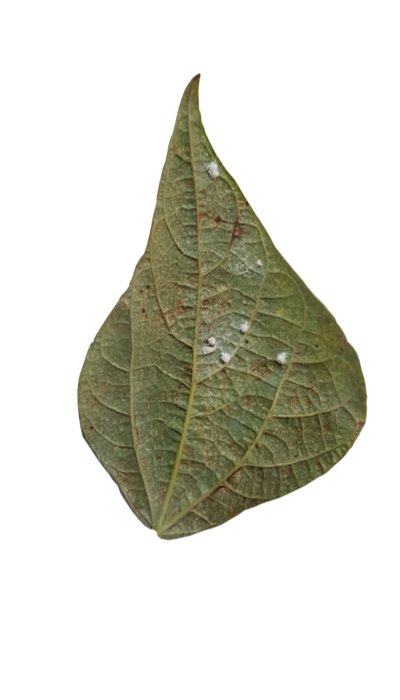
#> input picture beans1.jpg, 400 x 700 px
$ python -i finddataset.py   (imports and definitions only)   (older library calls are emulated)
#> lines starting #> are read from the running program, lines starting #| are printed output that depends on the picture; after the words box and inside, x2 and y2 are one past the last pixel; in counts of white or black regions, pixels touching at a corner belong together; long printed decimals are rounded
import cv2
import imutils
import numpy as np
import xlsxwriter


def findLeaf(leafImage):

    #leafImage = leafImage + str(l) + ".jpg"

#> called with leafImage = 'beans1.jpg'
    imOriginal = cv2.imread(leafImage)
#> imOriginal is the input picture: shape (700, 400, 3); mean B, G, R 207.1, 217, 217.2
    imContourLeaf = imOriginal.copy()
    imContourLeafY = imOriginal.copy()
    imContourLeafX = imOriginal.copy()
    imHullConvex = imOriginal.copy()


    dataStr = ""

####Pre-processiong start

    imContourLeaf = cv2.cvtColor(imContourLeaf,cv2.COLOR_BGR2GRAY)
    #cv2.imwrite("imContourLeafGray.jpg",imContourLeaf)

    imContourLeaf = cv2.GaussianBlur(imContourLeaf, (7, 7), 0)
    #cv2.imwrite("imContourLeafBlur.jpg",imContourLeaf)

    ret,imContourLeaf = cv2.threshold(imContourLeaf,160,255,0)
#> imContourLeaf: shape (700, 400); 74.3% white; 1 black region, box (x1, y1, x2, y2) and area: (78, 74, 367, 540) 71990
    #cv2.imwrite("imContourLeafThresh.jpg",imContourLeaf)

    imContourLeaf = cv2.erode(imContourLeaf, None, iterations=7)
#> imContourLeaf: shape (700, 400); 70.3% white; 1 black region, box (x1, y1, x2, y2) and area: (71, 67, 374, 547) 83153
    #cv2.imwrite("imContourLeafErode.jpg",imContourLeaf)
    imContourLeaf = cv2.dilate(imContourLeaf, None, iterations=7)
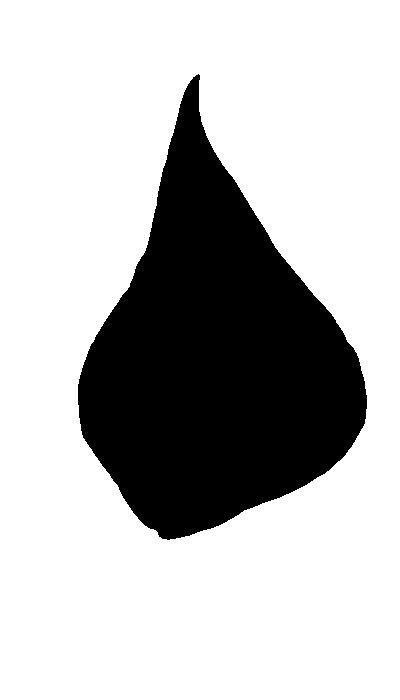
#> imContourLeaf: shape (700, 400); 74.2% white; 1 black region, box (x1, y1, x2, y2) and area: (78, 74, 367, 540) 72373
    #cv2.imwrite("imContourLeafDilate.jpg",imContourLeaf)

    imContourLeaf = cv2.bitwise_not(imContourLeaf)
#> imContourLeaf: shape (700, 400); 25.8% white; 1 white region
    #cv2.imwrite("bitwise_not.jpg",imContourLeaf)

    imLeafY = imContourLeaf.copy()
    imLeafX = imContourLeaf.copy()

    imContourHullConvex = imContourLeaf.copy()


####Pre-processiong end

####Find leaf contour start

    _, contoursLeaf,_ = cv2.findContours(imContourLeaf,cv2.RETR_LIST,cv2.CHAIN_APPROX_SIMPLE)
#> contoursLeaf = 1 contour; box (x1, y1, x2, y2) and area: (78, 74, 367, 540) 71854

    cv2.drawContours(imOriginal,contoursLeaf,-1,(255,0,0),2)
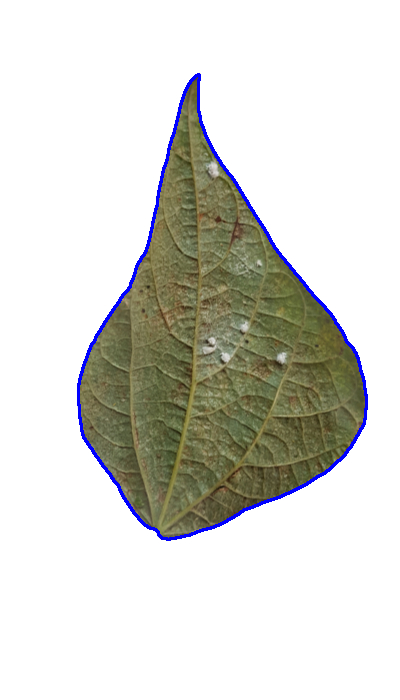
#> imOriginal: shape (700, 400, 3); 1.45% of pixels changed, all inside (x1, y1, x2, y2) = (77, 73, 368, 541)
    #cv2.imshow('bb',imOriginal)
    #cv2.imwrite("contoursLeaf.jpg",imOriginal)

    cnt = contoursLeaf[-1]
#> cnt = contour of 577 points, box (x1, y1, x2, y2) (78, 74, 367, 540), area 71854
    x,y,w,h = cv2.boundingRect(cnt)
#> x = 78; y = 74; w = 289; h = 466
    #cv2.rectangle(imOriginal,(x,y),(x+w,y+h),(255,255,255),1)
    #cv2.rectangle(imContourLeafY,(x,y),(x+w,y+h),(255,255,255),1)
    #cv2.rectangle(imContourLeafX,(x,y),(x+w,y+h),(255,255,255),1)

    area = cv2.contourArea(cnt)
#> area = 71854
    perimeter = cv2.arcLength(cnt,True)
#> perimeter = 1231.5

    perimeter = round(perimeter,6)

    ratioPeri_Area = perimeter/area
#> ratioPeri_Area = 0.0171

    ratioPeri_Area = round(ratioPeri_Area,6)


    dataStr += str(area)+"\t"
    dataStr += str(perimeter)+"\t"
    dataStr += str(ratioPeri_Area)+"\t"

    print ("Leaf area :", area)
#| Leaf area : 71854.0
    print ("Leaf perimeter :", perimeter)
#| Leaf perimeter : 1231.509
    print ("Ratio Perimeter/Area :", ratioPeri_Area)
#| Ratio Perimeter/Area : 0.01714

    #cv2.imwrite("leafboundingRect.jpg",imOriginal)


####Find leaf contour end

####Segment on y-axis start

    pxstepY = int(w/15)
#> pxstepY = 19
    pxstepX = int(h/15)
#> pxstepX = 31

    box_width = x+w
#> box_width = 367
    box_height = y+h
#> box_height = 540

    xseg = x
#> xseg = 78

    while x < box_width:
        cv2.line(imLeafY, (x, y), (x, box_height), color=(0, 0, 0), thickness=1)
        #cv2.line(imContourLeafY, (x, y), (x, box_height), color=(255, 255, 255), thickness=1)
        x += pxstepY
#> this loop made 16 passes
#> x on passes 1 to 12: 97, 116, 135, 154, 173, 192, 211, 230, 249, 268, 287, 306
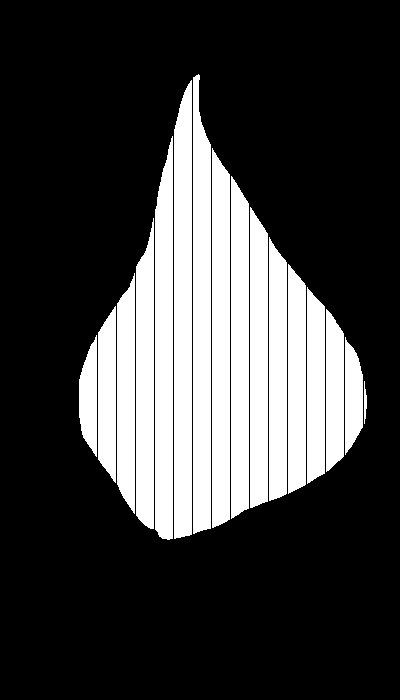
#> imLeafY: shape (700, 400); 24.5% white; 16 white regions
#> after the loop, x = 382

    #cv2.imwrite("leafSegY.jpg",imContourLeafY)

    _, contoursLineY, hierarchy = cv2.findContours(imLeafY,cv2.RETR_TREE,cv2.CHAIN_APPROX_SIMPLE)
#> contoursLineY = 16 contours; largest, box (x1, y1, x2, y2) and area: (174, 80, 192, 539) 7406, (193, 74, 211, 534) 7078, (155, 136, 173, 540) 6222, (212, 148, 230, 528) 6140, (231, 176, 249, 519) 5492

    #cv2.drawContours(imContourLeafY,contoursLine,-1,(255,255,255),1)
    #cv2.imshow('vasdva',imContourLeafY)

    valY = []
    for i, c in enumerate(contoursLineY):
        area = cv2.contourArea(c)
        cnt = contoursLineY[i]
        x,y,w,h = cv2.boundingRect(cnt)
        cv2.rectangle(imContourLeafY,(x,y),(x+w,y+h),(255,255,255),1)

        valY.append(h)
#> this loop made 16 passes
#> (area, x, y, w, h) on passes 1 to 12: (44, 364, 381, 3, 43), (1502, 345, 337, 18, 118), (1471, 79, 335, 18, 122), (2438, 326, 309, 18, 163), (2573, 98, 306, 18, 177), (3065.5, 307, 287, 18, 197), (3553, 117, 273, 18, 241), (3640, 288, 264, 18, 230), (4186, 269, 237, 18, 264), (4669.5, 136, 218, 18, 311), (4823.5, 250, 207, 18, 301), (5491.5, 231, 176, 18, 343)
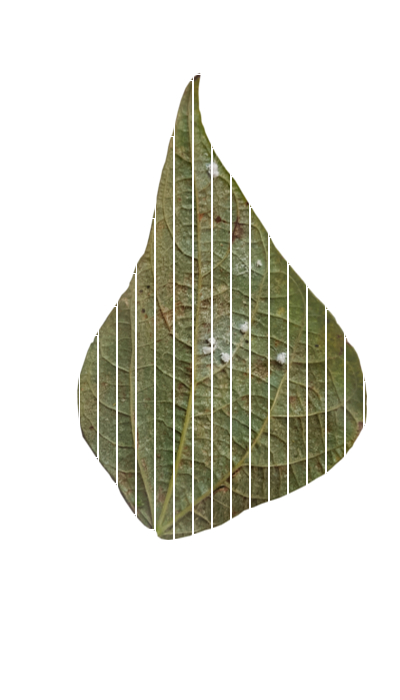
#> imContourLeafY: shape (700, 400, 3); 2.81% of pixels changed, all inside (x1, y1, x2, y2) = (79, 74, 368, 541)
#> after the loop, valY = [43, 118, 122, 163, 177, 197, 241, 230, 264, 311, 301, 343, 380, 404, 459, 460]

        #dataStr += str(h)+"\t"

    #print ("Y-segment list : ", valY)

    largest_area = 0
    second_area = 0
    l_index = 0
    s_index = 0
    for i, c in enumerate(contoursLineY):
        area = cv2.contourArea(c)
        if (area > largest_area):
            if (area > second_area):
                second_area = largest_area
                largest_area = area
                l_index = i
        elif (area > second_area):
            second_area = area
            s_index = i
#> this loop made 16 passes
#> (area, second_area, largest_area) on passes 2, 4, 5, 6, 7, 8, 9, 10, 11, 12, 13, 14: (1502, 44, 1502), (2438, 1502, 2438), (2573, 2438, 2573), (3065.5, 2573, 3065.5), (3553, 3065.5, 3553), (3640, 3553, 3640), (4186, 3640, 4186), (4669.5, 4186, 4669.5), (4823.5, 4669.5, 4823.5), (5491.5, 4823.5, 5491.5), (6140.5, 5491.5, 6140.5), (6221.5, 6140.5, 6221.5)
#> (area, second_area, s_index) on passes 3, 16: (1471, 1471, 2), (7078, 7078, 15)
#> after the loop, l_index = 14; largest_area = 7405.5; s_index = 15; second_area = 7078


    cnt = contoursLineY[l_index]
#> cnt = contour of 42 points, box (x1, y1, x2, y2) (174, 80, 192, 539), area 7406
    x,y,w,h = cv2.boundingRect(cnt)
#> x = 174; y = 80; h = 459
    # [11 lines of commented-out code are left out]

    while y < box_height:
        cv2.line(imLeafX, (xseg, y), (box_width, y), color=(0, 0, 0), thickness=1)
        #cv2.line(imContourLeafX, (xseg, y), (box_width, y), color=(255, 255, 255), thickness=1)

        y += pxstepX
#> this loop made 15 passes
#> y on passes 1 to 12: 111, 142, 173, 204, 235, 266, 297, 328, 359, 390, 421, 452
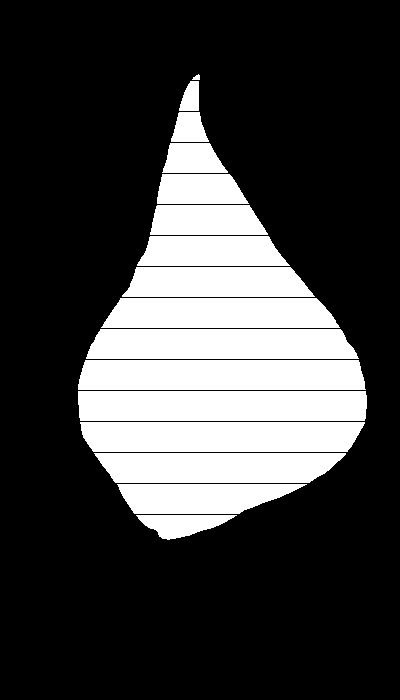
#> imLeafX: shape (700, 400); 25% white; 16 white regions
#> after the loop, y = 545

    #cv2.imwrite("leafSegX.jpg",imContourLeafX)

    _, contoursLineX, hierarchy = cv2.findContours(imLeafX,cv2.RETR_TREE,cv2.CHAIN_APPROX_SIMPLE)
#> contoursLineX = 16 contours; largest, box (x1, y1, x2, y2) and area: (78, 391, 367, 421) 8318, (78, 360, 366, 390) 8145, (80, 422, 365, 452) 7869, (86, 329, 359, 359) 7447, (94, 453, 346, 483) 6514

    valX = []

    for i, c in enumerate(contoursLineX):
        area = cv2.contourArea(c)
        cnt = contoursLineX[i]
        x,y,w,h = cv2.boundingRect(cnt)
        cv2.rectangle(imContourLeafX,(x,y),(x+w,y+h),(255,255,255),1)

        valX.append(w)
#> this loop made 16 passes
#> (area, x, y, w, h) on passes 1 to 12: (1408, 136, 515, 101, 25), (4278, 117, 484, 190, 30), (6513.5, 94, 453, 252, 30), (7869, 80, 422, 285, 30), (8317.5, 78, 391, 289, 30), (8145, 78, 360, 288, 30), (7447, 86, 329, 273, 30), (6317, 101, 298, 239, 30), (4981, 122, 267, 193, 30), (3860, 137, 236, 153, 30), (3043.5, 150, 205, 118, 30), (2313, 157, 174, 92, 30)
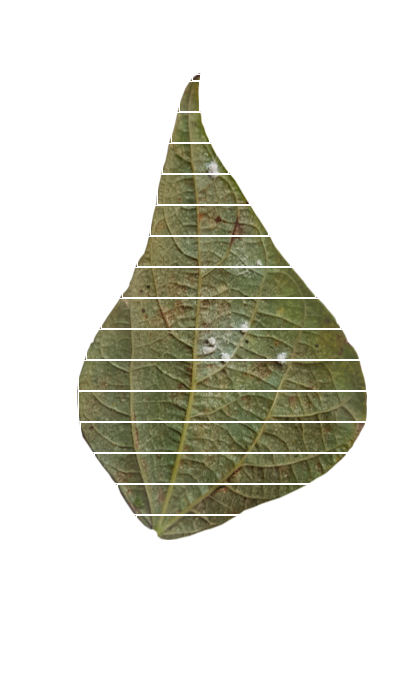
#> imContourLeafX: shape (700, 400, 3); 1.79% of pixels changed, all inside (x1, y1, x2, y2) = (78, 74, 368, 541)
#> after the loop, valX = [101, 190, 252, 285, 289, 288, 273, 239, 193, 153, 118, 92, 66, 38, 20, 8]

        #dataStr += str(w)+"\t"


    #print ("X-segment list : ", valX)


    largest_area = 0
    second_area = 0
    l_index = 0
    s_index = 0
    for i, c in enumerate(contoursLineX):
        area = cv2.contourArea(c)
        if (area > largest_area):
            if (area > second_area):
                second_area = largest_area
                largest_area = area
                l_index = i
        elif (area > second_area):
            second_area = area
            s_index = i
#> this loop made 16 passes
#> (area, second_area, largest_area) on passes 2 to 5: (4278, 1408, 4278), (6513.5, 4278, 6513.5), (7869, 6513.5, 7869), (8317.5, 7869, 8317.5)
#> (area, second_area, s_index) on pass 6: (8145, 8145, 5)
#> after the loop, l_index = 4; largest_area = 8317.5; s_index = 5; second_area = 8145

    cnt = contoursLineX[l_index]
#> cnt = contour of 14 points, box (x1, y1, x2, y2) (78, 391, 367, 421), area 8318
    x,y,w,h = cv2.boundingRect(cnt)
#> x = 78; y = 391; w = 289; h = 30
    # [17 lines of commented-out code are left out]


    cv2.imshow('Ori',imContourHullConvex)

    _,contours,hierarchy = cv2.findContours(imContourHullConvex,cv2.RETR_TREE,cv2.CHAIN_APPROX_SIMPLE)
#> contours has the same summary as contoursLeaf

    countDefects = 0

    for cnt in contours:
        hull = cv2.convexHull(cnt)
        #cv2.drawContours(imHullConvex,[cnt],0,(0,255,0),2)   # draw contours in green color
        cv2.drawContours(imHullConvex,[hull],0,(0,255,255),2)  # draw contours in red color

        areaHull = cv2.contourArea(hull)
        #print("Hull area: ",areaHull)

        perimeterHull = cv2.arcLength(hull,True)
        #print("Hull perimeter: ",perimeterHull)

        ratioHull_Peri_Area = perimeterHull/areaHull
        #print("Ratio Hull: ",ratioHull_Peri_Area)


        cnt = cv2.approxPolyDP(cnt,0.01*cv2.arcLength(cnt,True),True)
        hull = cv2.convexHull(cnt,returnPoints = False)

        defects = cv2.convexityDefects(cnt,hull)


        if defects is not None:

            for i in range(defects.shape[0]):

                s,e,f,d = defects[i,0]
                start = tuple(cnt[s][0])
                end = tuple(cnt[e][0])
                far = tuple(cnt[f][0])
                cv2.line(imHullConvex,start,end,[0,255,0],2)
                cv2.circle(imHullConvex,far,5,[0,0,255],-1)

                countDefects +=1

        else:
            defects = 0
#> this loop made 1 pass
#> (areaHull, perimeterHull, ratioHull_Peri_Area) on pass 1: (79537, 1150.2, 0.0145)
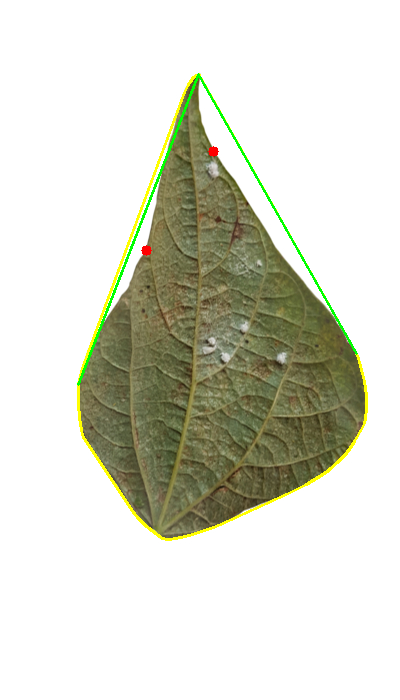
#> imHullConvex: shape (700, 400, 3); 1.5% of pixels changed, all inside (x1, y1, x2, y2) = (77, 73, 368, 541)
#> after the loop, countDefects = 2

    perimeterHull = round(perimeterHull,6)
    ratioHull_Peri_Area = round(ratioHull_Peri_Area,6)

    print ("Convexity: ",countDefects)
#| Convexity:  2

    print("Hull area: ",areaHull)
#| Hull area:  79537.0
    print("Hull perimeter: ",perimeterHull)
#| Hull perimeter:  1150.157
    print("Ratio Hull: ",ratioHull_Peri_Area)
#| Ratio Hull:  0.01446


    dataStr += str(countDefects)+"\t"

    dataStr += str(areaHull)+"\t"
    dataStr += str(perimeterHull)+"\t"
    dataStr += str(ratioHull_Peri_Area)+"\t"

    cv2.imshow('HullConvex',imHullConvex)


####Segment on Hullconvex end

    #return l_index

    dataStr += "\n"

    text_file = open("leaf_data.txt", "a")
    #text_file.write("{}\t{}\t".format(area, perimeter))
    text_file.write("{}".format(dataStr))

    text_file.close()


#leafImage = "lime1.jpg"

leafNum = 1

# [21 lines not run here, left out]

>>> result = findLeaf('beans1.jpg')

$ run again, on beans2.jpg
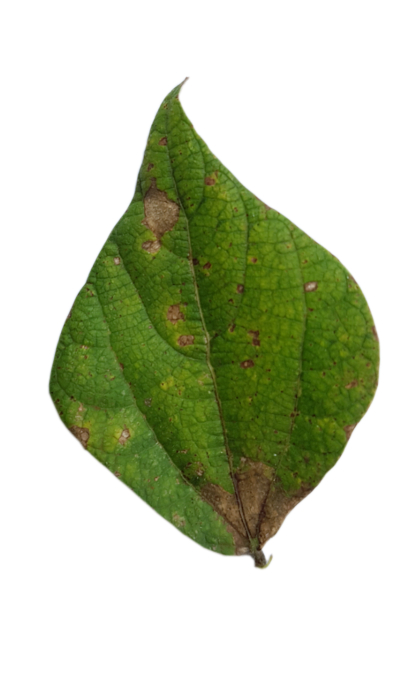
#> input picture beans2.jpg, 400 x 700 px
#> in findLeaf, imOriginal is the input picture: shape (700, 400, 3); mean B, G, R 179.7, 204.2, 196.9
#> contoursLeaf = 1 contour; box (x1, y1, x2, y2) and area: (49, 85, 379, 568) 90653
#> imOriginal: shape (700, 400, 3); 1.54% of pixels changed, all inside (x1, y1, x2, y2) = (48, 84, 380, 569)
#> in findLeaf, `cnt = contoursLeaf[-1]`: cnt = contour of 552 points, box (x1, y1, x2, y2) (49, 85, 379, 568), area 90653
#> in findLeaf, `x,y,w,h = cv2.boundingRect(cnt)`: x = 49; y = 85; w = 330; h = 483
#> in findLeaf, `area = cv2.contourArea(cnt)`: area = 90653
#> perimeter = 1294.1
#> ratioPeri_Area = 0.0143
#| Leaf area : 90653.0
#| Leaf perimeter : 1294.102
#| Ratio Perimeter/Area : 0.01427
#> pxstepY = 22
#> pxstepX = 32
#> box_width = 379
#> box_height = 568
#> xseg = 49
#> the loop in findLeaf, `while x < box_width:` made 15 passes
#> x on passes 1 to 8: 71, 93, 115, 137, 159, 181, 203, 225
#> after the loop in findLeaf, `while x < box_width:`: x = 379
#> contoursLineY = 15 contours; largest, box (x1, y1, x2, y2) and area: (160, 85, 181, 531) 8548, (182, 109, 203, 546) 8248, (204, 143, 225, 555) 7886, (226, 169, 247, 555) 7486, (138, 110, 159, 514) 7270
#> the loop in findLeaf, `for i, c in enumerate(contoursLineY):` made 15 passes
#> (area, x, y, h) on passes 1 to 8: (1548, 50, 310, 123), (1821, 358, 287, 135), (3144, 72, 267, 189), (3426, 336, 259, 203), (4516.5, 314, 242, 247), (4405, 94, 227, 248), (5334, 292, 224, 285), (6180.5, 270, 208, 330)
#> after the loop in findLeaf, `for i, c in enumerate(contoursLineY):`: valY = [123, 135, 189, 203, 247, 248, 285, 330, 377, 311, 386, 412, 404, 437, 446]
#> the loop in findLeaf, `for i, c in enumerate(contoursLineY):` made 15 passes
#> (area, second_area, largest_area) on passes 2, 3, 4, 5, 7, 8, 9, 11: (1821, 1548, 1821), (3144, 1821, 3144), (3426, 3144, 3426), (4516.5, 3426, 4516.5), (5334, 4516.5, 5334), (6180.5, 5334, 6180.5), (7189.5, 6180.5, 7189.5), (7486.5, 7189.5, 7486.5)
#> after the loop in findLeaf, `for i, c in enumerate(contoursLineY):`: l_index = 14; largest_area = 8548; s_index = 5; second_area = 8248.5
#> in findLeaf, `cnt = contoursLineY[l_index]`: cnt = contour of 24 points, box (x1, y1, x2, y2) (160, 85, 181, 531), area 8548
#> the loop in findLeaf, `while y < box_height:` made 16 passes
#> y on passes 1 to 8: 117, 149, 181, 213, 245, 277, 309, 341
#> after the loop in findLeaf, `while y < box_height:`:
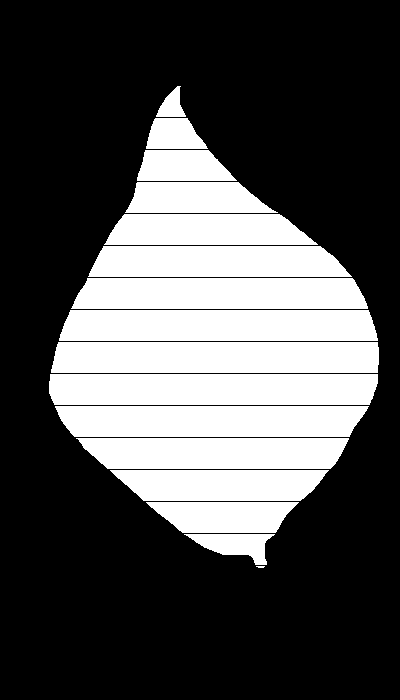
#> imLeafX: shape (700, 400); 31.5% white; 16 white regions (1 under 20 px)
#> after the loop in findLeaf, `while y < box_height:`: y = 597
#> contoursLineX = 16 contours, 1 with area under 20; largest, box (x1, y1, x2, y2) and area: (49, 374, 378, 405) 9719, (51, 342, 379, 373) 9702, (59, 310, 378, 341) 9269, (55, 406, 369, 437) 8852, (71, 278, 368, 309) 8446
#> the loop in findLeaf, `for i, c in enumerate(contoursLineX):` made 16 passes
#> (area, x, y, w, h) on passes 2 to 9: (1412, 184, 534, 91, 31), (3637.5, 146, 502, 153, 31), (5663, 110, 470, 219, 31), (7483.5, 76, 438, 273, 31), (8852, 55, 406, 314, 31), (9719, 49, 374, 329, 31), (9702.5, 51, 342, 328, 31), (9269, 59, 310, 319, 31)
#> after the loop in findLeaf, `for i, c in enumerate(contoursLineX):`: valX = [9, 91, 153, 219, 273, 314, 329, 328, 319, 297, 264, 214, 153, 100, 62, 30]
#> the loop in findLeaf, `for i, c in enumerate(contoursLineX):` made 16 passes
#> (area, second_area, largest_area) on passes 3 to 7: (3637.5, 1412, 3637.5), (5663, 3637.5, 5663), (7483.5, 5663, 7483.5), (8852, 7483.5, 8852), (9719, 8852, 9719)
#> after the loop in findLeaf, `for i, c in enumerate(contoursLineX):`: l_index = 6; largest_area = 9719; s_index = 7; second_area = 9702.5
#> in findLeaf, `cnt = contoursLineX[l_index]`: cnt = contour of 30 points, box (x1, y1, x2, y2) (49, 374, 378, 405), area 9719
#> in findLeaf, `x,y,w,h = cv2.boundingRect(cnt)`: x = 49; y = 374; w = 329
#> contours has the same summary as contoursLeaf
#> the loop in findLeaf, `for cnt in contours:` made 1 pass
#> (areaHull, perimeterHull, ratioHull_Peri_Area) on pass 1: (96579.5, 1209.5, 0.0125)
#> after the loop in findLeaf, `for cnt in contours:`:
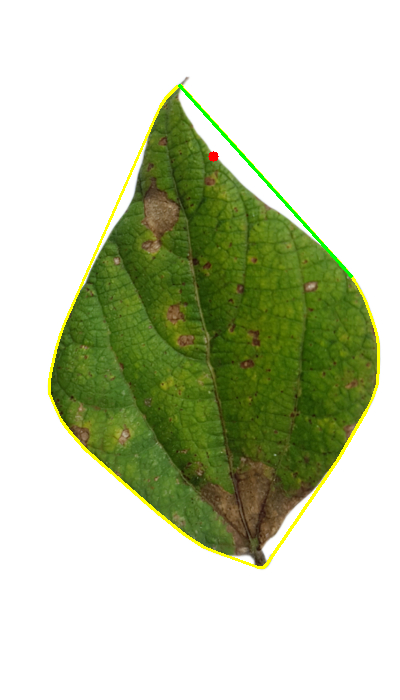
#> imHullConvex: shape (700, 400, 3); 1.37% of pixels changed, all inside (x1, y1, x2, y2) = (48, 84, 380, 569)
#> after the loop in findLeaf, `for cnt in contours:`: countDefects = 1
#| Convexity:  1
#| Hull area:  96579.5
#| Hull perimeter:  1209.523
#| Ratio Hull:  0.01252
